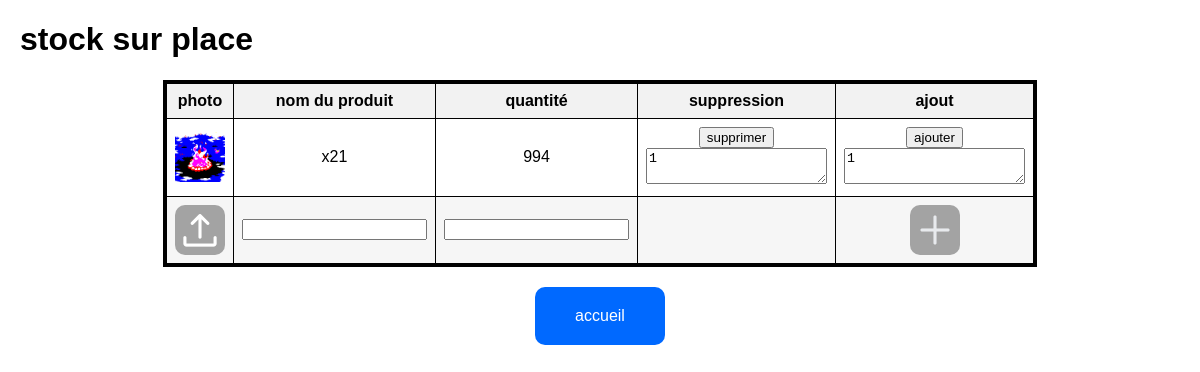
The page /stock on the database as committed earlier.
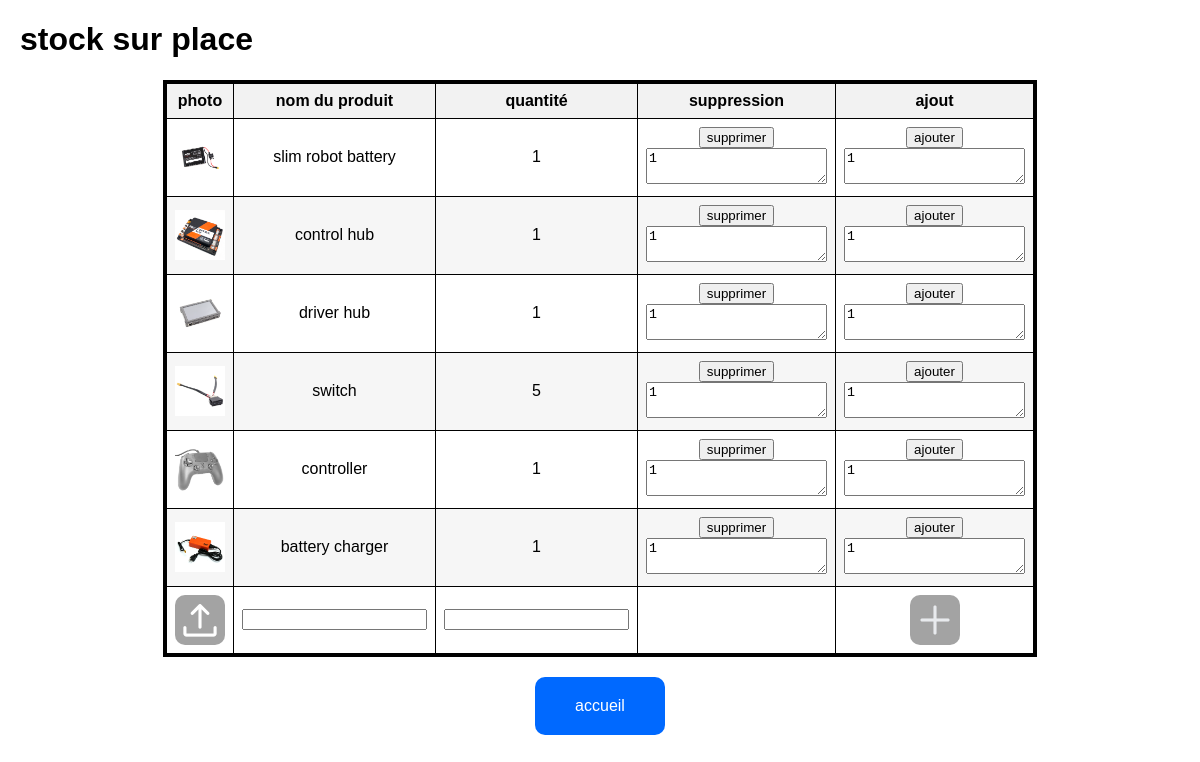
The same page on the database as committed later.
### tables this page shows
CREATE TABLE "stock" (
	"photo"	TEXT,
	"name"	TEXT,
	"quantity"	INTEGER,
	PRIMARY KEY("name")
);

### projet.py (the view)
@app.route('/stock')
def afficher_stock():
    donnees = get_all_items("stock")
    return render_template('stock.html', donnees=donnees)

### projet.py (called while the page is built)
def get_all_items(table):
    cursor.execute(f"SELECT * FROM {table}")
    return cursor.fetchall()

### templates/stock.html (shortened to what this page needs)
<!DOCTYPE html>
<html lang="fr">
<head>
    <link rel="stylesheet" type="text/css" href="/static/stock/style.css">
</head>
<body>
    <h1>stock sur place</h1>
    <div class="table">
        <table>
            <thead>
                <tr>
                    <th>photo</th>
                    <th>nom du produit</th>
                    <th>quantité</th>
                    <th>suppression</th>
                    <th>ajout</th>
                </tr>
            </thead>
            <tbody>
                {% for produit in donnees %}
                <tr element="{{produit[1]}}">
                    <td><image src="/static/images/{{produit[0]}}" class="image-icon"></image></td>
                    <td>{{ produit[1] }}</td>
                    <td>{{ produit[2] }}</td>
                    <td>
                        <button onclick="remove_object(this)">supprimer</button>
                        <textarea onfocus="clearContents(this);" id="remove">1</textarea>
                    </td>
                    <td>
                        <button onclick="add_object(this)">ajouter</button>
                        <textarea onfocus="clearContents(this);" id="add">1</textarea>
                    </td>
                </tr>
                {% endfor %}
                <tr>
                    <td>
                        <label for="create_file" class="image-icon form_button">
                            <image class="image-icon" src="/static/stock/upload.png"></image>
                        </label>
                    </td>
                    <td>
                        <input id="create_text" type="text"/>
                    </td>
                    <td>
                        <input id="create_number" type="number"/>
                    </td>
                    <td></td>
                    <td>
                        <button class="form_button" onclick="create_stock(this)">
                            <image class="image-icon" src="/static/stock/add.png"></image>
                        </button>
                    </td>
                </tr>
            </tbody>
        </table>
    </div>
    <div class="return">
        <a class="return" href="/">accueil</a>
    </div>
</body>
</html>

### static/stock/style.css (style rules this page uses)
body { font-family: Arial, sans-serif; margin: 20px; }
table { border-collapse: collapse; width: 100%; max-width: 800px; margin: auto; }
th, td { border: 1px solid #000000; padding: 8px; text-align: center; vertical-align: middle; }
th { background-color: #f2f2f2; font-weight: bold; }
tr:nth-child(even) { background-color: #f6f6f6; }
.image-icon { display: block; max-width: 50px; height: 50px; margin: 0 auto; }
.table { display: grid; justify-content: center; border: 3px solid #000000; width:min-content; margin:auto; }
.form_button { display: flex; max-width: 50px; height: 50px; margin: 0 auto; background-color: #a3a3a3; border: none; color: white; padding: 0; font-size: 16px; border-radius: 10px; justify-content: center; align-items: center; }
td { text-align: center; vertical-align: middle; }
div.return { display:flex; justify-content:center; margin-top:20px; }
a.return { padding:20px; background-color:#0069ff; border-radius:10px; text-decoration:none; color:white; padding-left: 40px; padding-right: 40px; }

Rows that differ between the two databases and show on the page:
removed stock: photo (picture), name "x21", quantity "994"
added stock: photo (picture), name "slim robot battery", quantity "1"
added stock: photo (picture), name "control hub", quantity "1"
added stock: photo (picture), name "driver hub", quantity "1"
added stock: photo (picture), name "switch", quantity "5"
added stock: photo (picture), name "controller", quantity "1"
added stock: photo (picture), name "battery charger", quantity "1"
